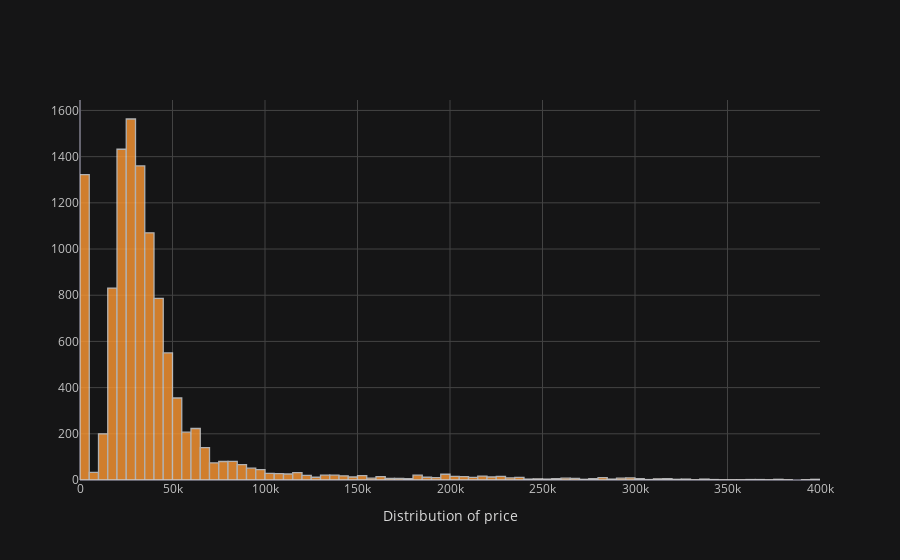

The cell this chart's notebook holds for it:
### Markdown cell above
lets see how my price is distributed

### Code cell
df['Price'].iplot(kind='hist',xrange=[0,400000],xTitle='Distribution of price',theme='solar')

### Figure 1 — Plotly figure (JSON) as saved in the notebook; plotly's stock layout.template omitted (floating-point values rounded to 4 significant figures; data arrays with more than 128 entries replaced by an {"elided": "..."} marker saying what was removed)
{"data": [{"histfunc": "count", "histnorm": "", "marker": {"color": "rgba(255, 153, 51, 1.0)", "line": {"color": "#D9D9D9", "width": 1.3}}, "name": "Price", "opacity": 0.8, "orientation": "v", "type": "histogram", "x": {"elided": "11097 int values"}}], "layout": {"barmode": "overlay", "legend": {"bgcolor": "#151516", "font": {"color": "#D9D9D9"}}, "paper_bgcolor": "#151516", "plot_bgcolor": "#151516", "title": {"font": {"color": "#D9D9D9"}}, "xaxis": {"gridcolor": "#434343", "range": [0, 400000], "showgrid": true, "tickfont": {"color": "#C2C2C2"}, "title": {"font": {"color": "#D9D9D9"}, "text": "Distribution of price"}, "zerolinecolor": "#666570"}, "yaxis": {"gridcolor": "#434343", "showgrid": true, "tickfont": {"color": "#C2C2C2"}, "title": {"font": {"color": "#D9D9D9"}, "text": ""}, "zerolinecolor": "#666570"}}}
